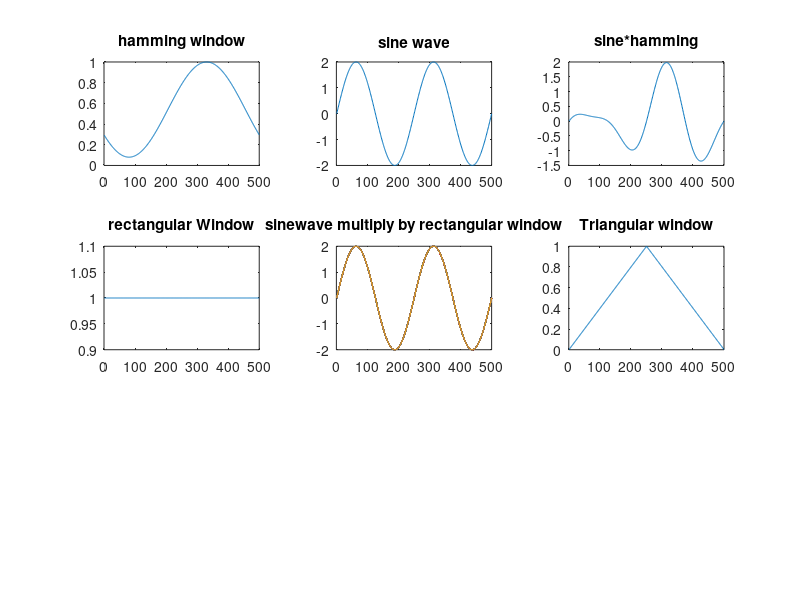

Here is the MATLAB script that generated this plot:

%creating a hamming window
y = 0.54 - 0.46 *cos(2*pi*(0:500-1)/500-1);

%figure 1
subplot(3,3,1);
plot(y);
title('hamming window');


%create a sinusoidal
t = linspace(0,1,500)';
x = 2*sin(2*pi*1000*t);

%figure 2 sinusoidal
subplot(3,3,2);
plot(x);
title('sine wave');

%multiplying sinusoidalwith hamming window
z = x.*y';

%figure 3 sine wave * hamming window
subplot(3,3,3);
plot(z);
title('sine*hamming');

%create rectangular window
N = 500;
rw = ones(N,1);

%figure rectangular window
subplot(3, 3, 4);
plot(rw);
title('rectangular Window');

%multiplying rectangular window and sinewave
rs = x.*rw';

%figure sinewave * rectangular window
subplot(3,3,5);
plot(rs);
title('sinewave multiply by rectangular window');


%%% Triangluar Window
tw = triang(N);
    
subplot(3, 3, 6)
plot(tw);
title('Triangular window');


